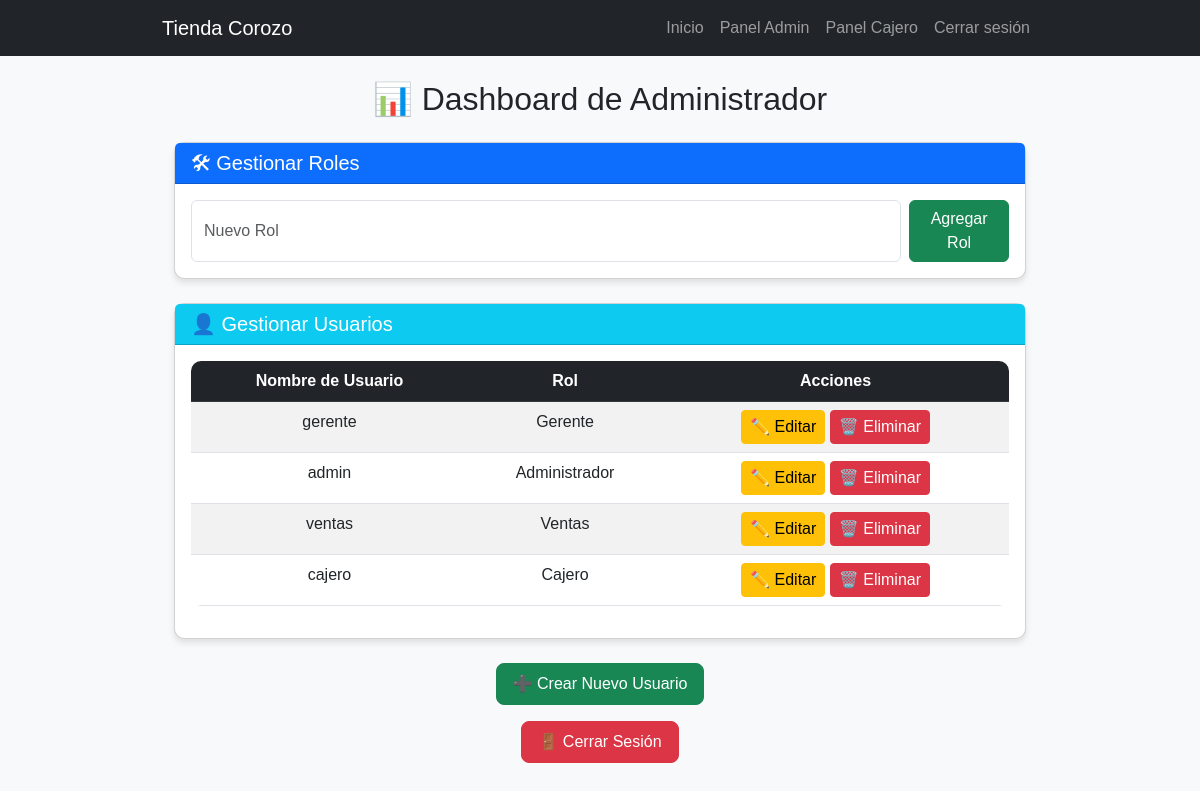
/dashboard/ (signed in), run on the app's committed database.
### tasks/models.py (models this page shows, shortened)
class Usuario(models.Model):
    user = models.OneToOneField(User, on_delete=models.CASCADE)  # Usa la tabla de Django
    rol = models.ForeignKey(Rol, on_delete=models.CASCADE)
    pin_autorizacion = models.CharField(max_length=6, blank=True, null=True)

class Rol(models.Model):
    nombre_rol = models.CharField(max_length=50, unique=True)

### tasks/utils.py (the view)
    def wrapper(request, *args, **kwargs):
        if not request.user.is_superuser:
            return redirect('home')  # Redirige a home si el usuario no es superusuario
        return view_func(request, *args, **kwargs)

### tasks/context_processors.py (called while the page is built)
def rol_usuario(request):
    if request.user.is_authenticated:
        try:
            return {'user_rol': request.user.usuario.rol.nombre_rol}
        except:
            return {'user_rol': None}
    return {'user_rol': None}

### tasks/utils.py (called while the page is built)
def superuser_required(view_func):
    def wrapper(request, *args, **kwargs):
        if not request.user.is_superuser:
            return redirect('home')  # Redirige a home si el usuario no es superusuario
        return view_func(request, *args, **kwargs)
    return wrapper

### tasks/views.py (called while the page is built)
@superuser_required
def admin_dashboard(request):
    usuarios = Usuario.objects.all()
    roles = Rol.objects.all()
    return render(request, 'admin_dashboard.html', {'usuarios': usuarios, 'roles': roles})

### proyecto/tasks/templates/admin_dashboard.html (shortened to what this page needs)
{% extends 'base.html' %}
{% load static %}
{% block content %}
<div class="container mt-4">
    <h2 class="text-center mb-4">📊 Dashboard de Administrador</h2>
    <div class="card mb-4">
        <div class="card-header bg-primary text-white">
            <h5 class="mb-0">🛠 Gestionar Roles</h5>
        </div>
        <div class="card-body">
            <form method="POST" class="d-flex">
                <input type="text" name="nombre_rol" class="form-control me-2" placeholder="Nuevo Rol" required>
                <button type="submit" class="btn btn-success">Agregar Rol</button>
            </form>
        </div>
    </div>
    <div class="card">
        <div class="card-header bg-info text-white">
            <h5 class="mb-0">👤 Gestionar Usuarios</h5>
        </div>
        <div class="card-body">
            <table class="table table-striped text-center">
                <thead class="table-dark">
                    <tr>
                        <th>Nombre de Usuario</th>
                        <th>Rol</th>
                        <th>Acciones</th>
                    </tr>
                </thead>
                <tbody>
                    {% for usuario in usuarios %}
                        <tr>
                            <td>{{ usuario.user.username }}</td>
                            <td>{{ usuario.rol.nombre_rol }}</td>
                            <td>
                                <a href="{% url 'edit_user' usuario.id %}" class="btn btn-warning btn-sm">✏️ Editar</a>
                                <a href="{% url 'delete_user' usuario.id %}" class="btn btn-danger btn-sm">🗑️ Eliminar</a>
                            </td>
                        </tr>
                    {% endfor %}
                </tbody>
            </table>
        </div>
    </div>
    <div class="text-center mt-4">
        <a href="{% url 'create_user' %}" class="btn btn-success btn-lg">➕ Crear Nuevo Usuario</a>
    </div>
    <div class="text-center mt-3">
        <a href="{% url 'logout' %}" class="btn btn-danger btn-lg">🚪 Cerrar Sesión</a>
    </div>
</div>
{% endblock %}

### proyecto/tasks/static/css/base.css (style rules this page uses)
body { font-family: Arial, sans-serif; background-color: #f8f9fa; }
.container { max-width: 900px; margin: auto; }
.card { border-radius: 10px; box-shadow: 0 4px 6px rgba(0, 0, 0, 0.1); }
.table { border-radius: 10px; overflow: hidden; }
.btn { font-size: 16px; }

### data on the page
Usuario: user.username "gerente", rol.nombre_rol "Gerente"
Usuario: user.username "admin", rol.nombre_rol "Administrador"
Usuario: user.username "ventas", rol.nombre_rol "Ventas"
Usuario: user.username "cajero", rol.nombre_rol "Cajero"
